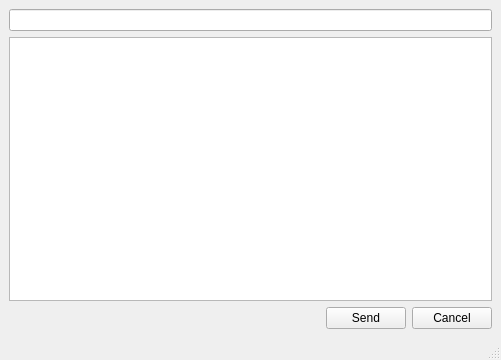
<?xml version="1.0" encoding="UTF-8"?>
<ui version="4.0">
 <class>MainWindow</class>
 <widget class="QMainWindow" name="MainWindow">
  <property name="geometry">
   <rect>
    <x>0</x>
    <y>0</y>
    <width>501</width>
    <height>360</height>
   </rect>
  </property>
  <property name="windowTitle">
   <string>MainWindow</string>
  </property>
  <widget class="QWidget" name="centralwidget">
   <layout class="QHBoxLayout" name="horizontalLayout_2">
    <item>
     <layout class="QVBoxLayout" name="verticalLayout">
      <item>
       <widget class="QLineEdit" name="subjectTextField"/>
      </item>
      <item>
       <widget class="QPlainTextEdit" name="messageTextField"/>
      </item>
      <item>
       <layout class="QHBoxLayout" name="horizontalLayout">
        <item>
         <spacer name="horizontalSpacer">
          <property name="orientation">
           <enum>Qt::Horizontal</enum>
          </property>
          <property name="sizeHint" stdset="0">
           <size>
            <width>40</width>
            <height>20</height>
           </size>
          </property>
         </spacer>
        </item>
        <item>
         <widget class="QPushButton" name="senbButton">
          <property name="text">
           <string>Send</string>
          </property>
         </widget>
        </item>
        <item>
         <widget class="QPushButton" name="cancelButton">
          <property name="text">
           <string>Cancel</string>
          </property>
         </widget>
        </item>
       </layout>
      </item>
     </layout>
    </item>
   </layout>
  </widget>
  <widget class="QMenuBar" name="menubar">
   <property name="geometry">
    <rect>
     <x>0</x>
     <y>0</y>
     <width>501</width>
     <height>25</height>
    </rect>
   </property>
  </widget>
  <widget class="QStatusBar" name="statusbar"/>
 </widget>
 <resources/>
 <connections/>
</ui>
